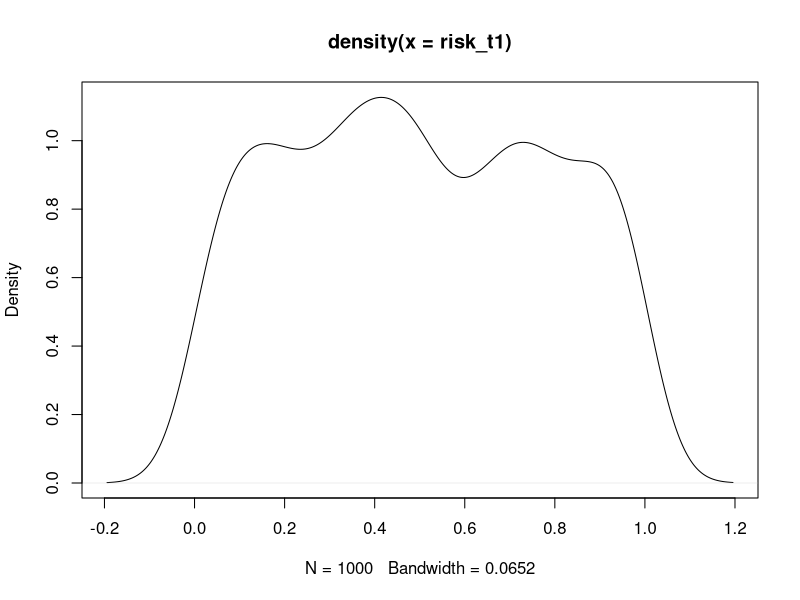
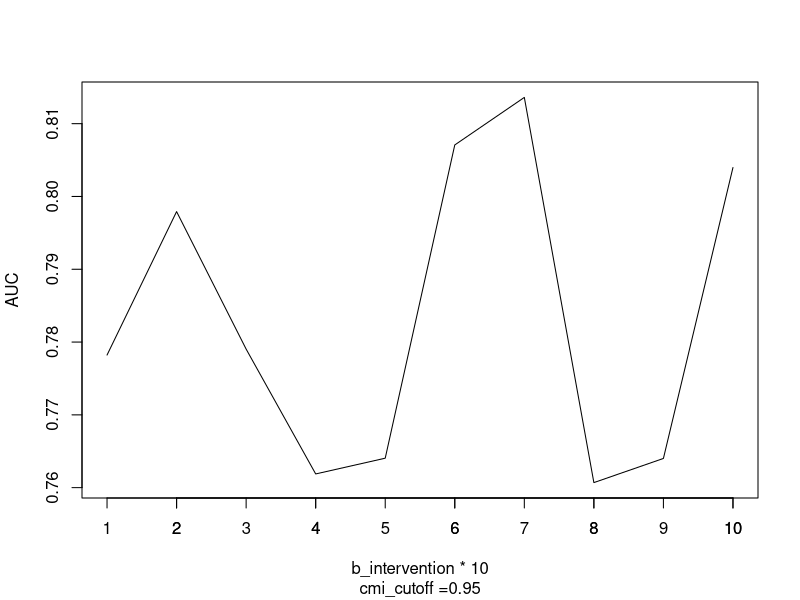
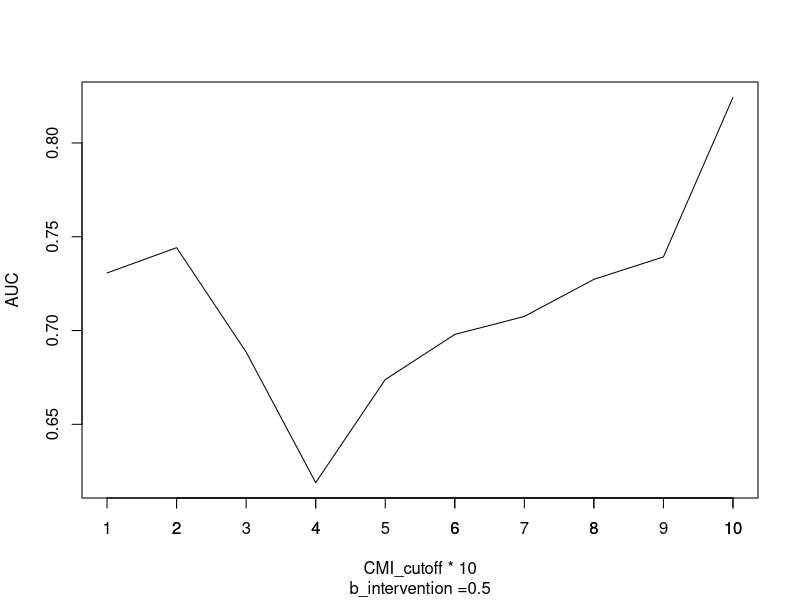

Write the R code that produced these figures, in order.
library(tidyverse)
library(dplyr)
library(ggplot2)
library(pROC)
library(boot)

# set up -----------------------------------------------------------------------
set.seed(1)
n <- 1000

# generate risk_t1
risk_t1 <-  runif(n, 0, 1)
plot(density(risk_t1))

# intervention
cmi_cutoff <- 0.95

# intervention effectiveness/probability of the intervention works (fixed, varies in different trials)
# b_intervention <- c(seq(0, 1, 0.1)) # set to 1  for null case
b_intervention <- 0.5

gen_outcome1 <- function(risk_t1, n = n){
  outcome_noint <- rbinom(n, 1, 0.9 * risk_t1) # the constant vary to control true model AUC
  df <- as.data.frame(cbind(risk_t1, outcome_noint))
  return (df)
}

a <- gen_outcome1(risk_t1, n)
auc(a$outcome_noint, a$risk_t1)

# generate cmi (binary)--------------------------------
gen_cmi <- function(risk_t1, n = n, cmi_cutoff){
  # 1. cutoff approach
  df <- gen_outcome1(risk_t1, n)
  df <- df %>%
    mutate(cmi = case_when(risk_t1 > cmi_cutoff ~ 1,
                           TRUE ~ 0))

  # 2. percentage approach
  # df <- gen_outcome1(risk_t1, n)
  # cmi <- sample(c(0, 1),size = nrow(df), prob = c(1 - cmi_perc, cmi_perc),
  #               replace = TRUE)
  return (df)
}
a <- gen_cmi(risk_t1, n, cmi_cutoff)


# generate risk_t2 depending on cmi & risk_t1-----------------------------------
gen_risk_t2 <- function(risk_t1, n = n, b_intervention, cmi_cutoff){
  # if cmi == 1 & outcome_noint == 1 then risk_t2 = risk_t1 * b_intervention
  df <- gen_cmi(risk_t1, n, cmi_cutoff)
  df <- df %>%
    mutate(risk_t2 = case_when((outcome_noint == 1 & cmi == 1) ~ risk_t1 * b_intervention,
                               TRUE ~ risk_t1))
  return (df)
}
b <- gen_risk_t2(risk_t1, n, b_intervention, cmi_cutoff)

# generate outcome from risk_t2-------------------------------------------------
gen_outcome <- function(risk_t1, n = n, b_intervention,cmi_cutoff){
  df <- gen_risk_t2(risk_t1, n, b_intervention, cmi_cutoff)

  # generate all observed outcome probabilistically
  # oo: if outcome_no_intervention = 0 & intervention = 0 --> old outcome
  # ol: if outcome_no_intervention = 0 & intervention = 1 --> old outcome
  # lo: if outcome_no_intervention = 1 & intervention = 0 --> old outcome
  # ll: if outcome_no_intervention = 1 & intervention = 1 --> rbinom(n, 1, risks_t2)

  condition <- df %>%
    filter(outcome_noint == 1 & cmi == 1)
  num_obs <- dim(condition)[1]

  df <- df %>%
    mutate(outcome_int = ifelse((outcome_noint  == 1 & cmi == 1),
                                 rbinom(num_obs, 1, df$risk_t2),
                                 outcome_noint))

  return (df)
}

c <- gen_outcome(risk_t1, n, b_intervention, cmi_cutoff)


#### inspect
mean(c$risk_t1)
mean(c$risk_t2)
mean(c$cmi)
mean(c$outcome_noint)
mean(c$outcome_int)

# model training-----------------------------------------------------------------
c <- as.data.frame(gen_outcome(risk_t1, n = n, b_intervention,cmi_cutoff))
x <- c %>%
  select(c(1,3))
y <- c %>%
  select(5)

# train/test split
train <- sample(1:nrow(x), nrow(x)/2)
x.train <- x[train,]
y.train <- y[train,]

test <- (-train)
x.test <- x[test,]
y.test <- y[test,]

# fit logistic regression
# Difference method

# indirect effect
fit <- glm(y.train ~ ., data = x.train, family = "binomial")
# coefficient of risk_t1: 6.8678
# indirect effect = 6.8678-4.4338 = 2.434

# direct effect
fit_2 <- glm(y.train ~ ., data = as.data.frame(x.train[,1]), family = "binomial")
# coefficient of risk_t1: 4.4338

# Evaluate-----------------------------------------------------------------------
y.pred <- predict(fit, x.test, type = "response")

# AUC
AUC <- auc(y.test, y.pred)
AUC

# AUC grid----------------------------------------------------------------------
# vary b_intervention
AUC.grid <- rep(NA, 10)
for (i in seq(from=0.1, to=1, by=0.1)) {

  c <- as.data.frame(gen_outcome(risk_t1,
                                 n,
                                 b_intervention = i,
                                 cmi_cutoff))
  x <- c %>%
    select(c(1,3))
  y <- c %>%
    select(5)

  # train/test split
  train <- sample(1:nrow(x), nrow(x)/2)
  x.train <- x[train,]
  y.train <- y[train,]

  test <- (-train)
  x.test <- x[test,]
  y.test <- y[test,]

  fit <- glm(y.train ~ ., data = x.train, family = "binomial")
  y.pred <- predict(fit, x.test, type = "response")
  AUC.grid[i*10] <- auc(y.test, y.pred)
}

plot(AUC.grid, xlab = "b_intervention * 10", ylab = "AUC", type = "l",
     sub = paste0("cmi_cutoff =", cmi_cutoff))
axis(side=1, at=seq(1,10,1))

# vary cmi_cutoff
cmi.grid <- rep(NA, 10)
for (i in seq(from=0.1, to=1, by=0.1)) {

  c <- as.data.frame(gen_outcome(risk_t1,
                                 n,
                                 b_intervention,
                                 cmi_cutoff = i))
  x <- c %>%
    select(c(1,3))
  y <- c %>%
    select(5)

  # train/test split
  train <- sample(1:nrow(x), nrow(x)/2)
  x.train <- x[train,]
  y.train <- y[train,]

  test <- (-train)
  x.test <- x[test,]
  y.test <- y[test,]

  fit <- glm(y.train ~ ., data = x.train, family = "binomial")
  y.pred <- predict(fit, x.test, type = "response")
  cmi.grid[i*10] <- auc(y.test, y.pred)
}

plot(cmi.grid, xlab = "CMI_cutoff * 10", ylab = "AUC", type = "l",
     sub = paste0("b_intervention =", b_intervention))
axis(side=1, at=seq(1,10,1))
